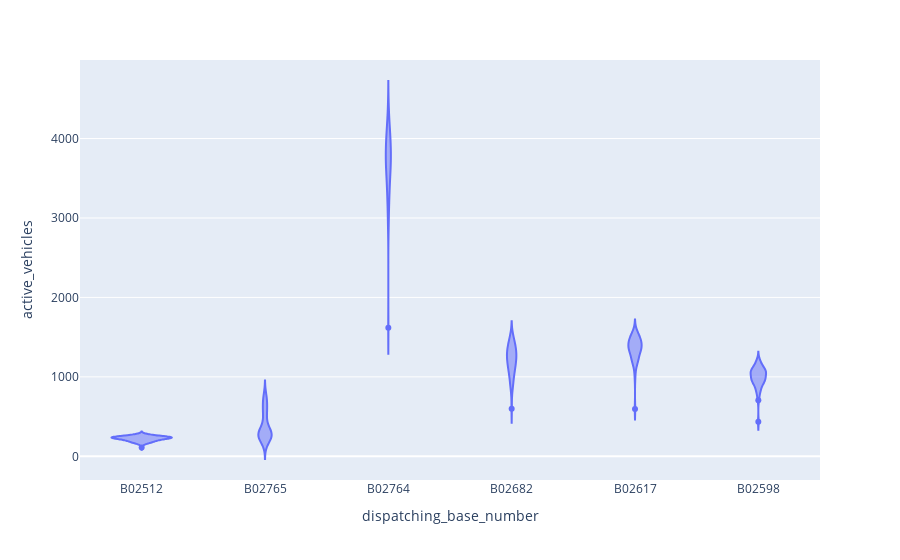

Notebook cell for this chart:
### Code cell
### if u need distribution +  5-summary stats of data , its good to go with violinplot
px.violin(x='dispatching_base_number' , y='active_vehicles' , data_frame=uber_foil)

### Figure 1 — Plotly figure (JSON) as saved in the notebook; plotly's stock layout.template omitted (floating-point values rounded to 4 significant figures; data arrays with more than 128 entries replaced by an {"elided": "..."} marker saying what was removed)
{"data": [{"alignmentgroup": "True", "box": {"visible": false}, "hovertemplate": "dispatching_base_number=%{x}<br>active_vehicles=%{y}<extra></extra>", "legendgroup": "", "marker": {"color": "#636efa"}, "name": "", "offsetgroup": "", "orientation": "v", "scalegroup": "True", "showlegend": false, "x": {"elided": "354 str values"}, "x0": " ", "xaxis": "x", "y": {"elided": "354 int values"}, "y0": " ", "yaxis": "y", "type": "violin"}], "layout": {"xaxis": {"anchor": "y", "domain": [0, 1], "title": {"text": "dispatching_base_number"}}, "yaxis": {"anchor": "x", "domain": [0, 1], "title": {"text": "active_vehicles"}}, "legend": {"tracegroupgap": 0}, "margin": {"t": 60}, "violinmode": "group"}}
